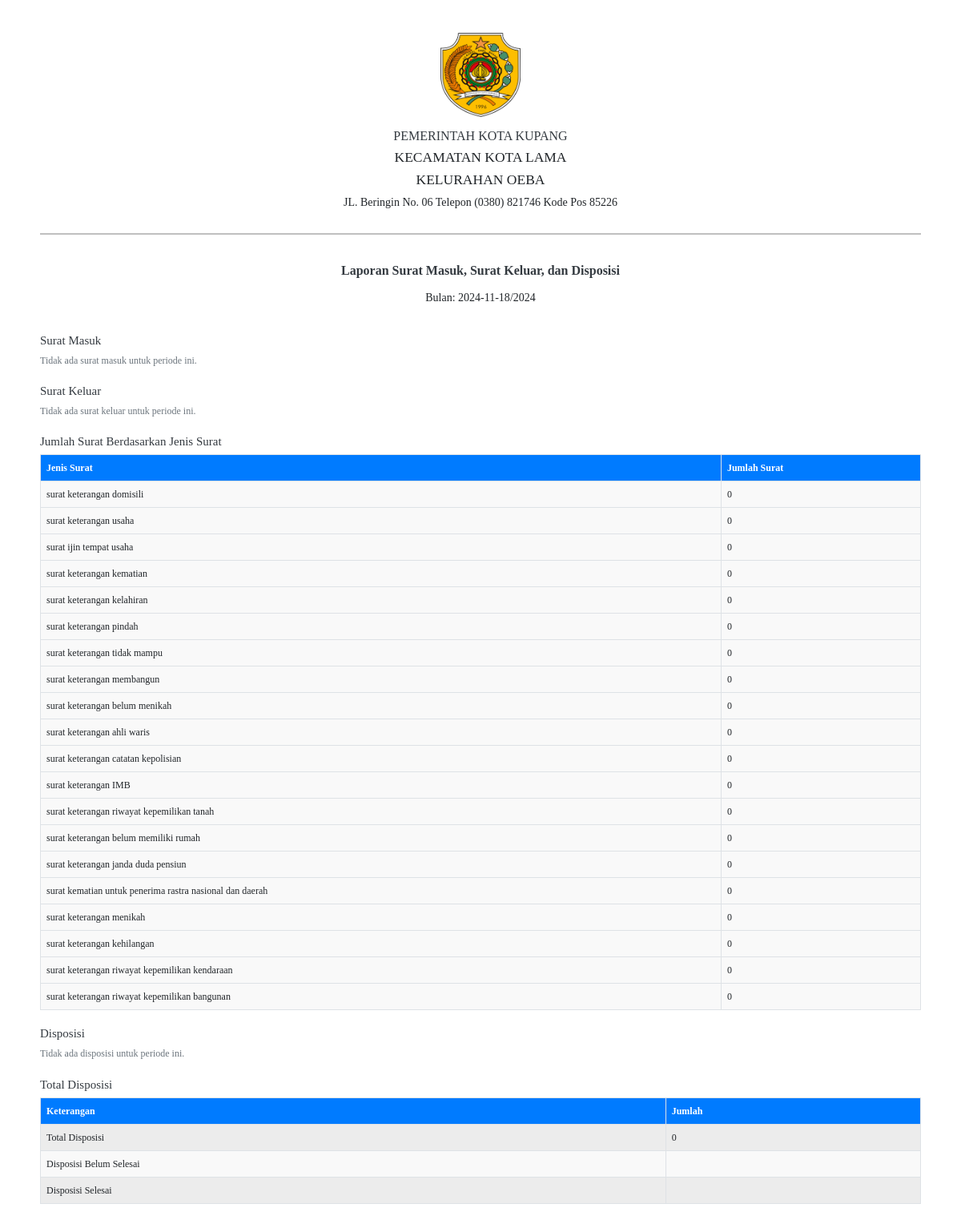
Screenshot of /lurah/generate_laporan.php?bulan=2024-11-18 with the database file from the repository.
### tables this page shows
CREATE TABLE `jenissurat` (
  `idJenisSurat` int(10) NOT NULL,
  `jenissurat` varchar(255) NOT NULL,
  `kodesurat` varchar(255) NOT NULL,
  `isi` text NOT NULL
);

### lurah/generate_laporan.php (the view, shortened to what this page needs)
<!DOCTYPE html>
<html lang="en">
<head>
    <link href="https://cdn.jsdelivr.net/npm/bootstrap@5.3.0-alpha1/dist/css/bootstrap.min.css" rel="stylesheet">
</head>
<?php
include '../config/config.php';
$bulan = isset($_GET['bulan']) ? $_GET['bulan'] : date('m');
$tahun = isset($_GET['tahun']) ? $_GET['tahun'] : date('Y');
$querySuratMasuk = "SELECT nosuratmasuk, tanggalsurat, pengirim, tujuan
                    FROM suratmasuk
                    WHERE MONTH(tanggalsurat) = '$bulan' AND YEAR(tanggalsurat) = '$tahun'";
$resultSuratMasuk = mysqli_query($koneksi, $querySuratMasuk);
$querySuratKeluar = "SELECT surat_keluar.idsuratkeluar, berkaspengajuansuratkeluar.tanggalselesai, jenissurat.jenissurat,
                             warga.namalengkap,
                             SUBSTRING_INDEX(SUBSTRING_INDEX(warga.alamat, 'RT ', -1), ' ', 1) AS rt,
                             SUBSTRING_INDEX(SUBSTRING_INDEX(warga.alamat, 'RW ', -1), ' ', 1) AS rw
                     FROM surat_keluar
                     JOIN berkaspengajuansuratkeluar ON berkaspengajuansuratkeluar.idberkassurat = surat_keluar.idberkassuratkeluar
                     JOIN jenissurat ON jenissurat.idJenisSurat = berkaspengajuansuratkeluar.Idjenisurat
                     JOIN warga ON warga.NIK = berkaspengajuansuratkeluar.nik
                     WHERE berkaspengajuansuratkeluar.status_surat = 'diterima'
                     AND MONTH(berkaspengajuansuratkeluar.tanggalselesai) = '$bulan'
                     AND YEAR(berkaspengajuansuratkeluar.tanggalselesai) = '$tahun'
                     ORDER BY rt ASC";
$resultSuratKeluar = mysqli_query($koneksi, $querySuratKeluar);
$queryJumlahSurat = "SELECT jenissurat.idJenisSurat, jenissurat.jenissurat,
                            COUNT(surat_keluar.idsuratkeluar) AS jumlah_surat
                            FROM jenissurat
                            LEFT JOIN berkaspengajuansuratkeluar ON berkaspengajuansuratkeluar.Idjenisurat = jenissurat.idJenisSurat
                            LEFT JOIN surat_keluar ON surat_keluar.idberkassuratkeluar = berkaspengajuansuratkeluar.idberkassurat
                            AND MONTH(berkaspengajuansuratkeluar.tanggalselesai) = '$bulan'
                            AND YEAR(berkaspengajuansuratkeluar.tanggalselesai) = '$tahun'
                      GROUP BY jenissurat.idJenisSurat";
$resultJumlahSurat = mysqli_query($koneksi, $queryJumlahSurat);
$queryDisposisi = "SELECT disposisi.idDisposisi, suratmasuk.nosuratmasuk, disposisi.tanggaldisposisi, disposisi.status, pegawai.namalengkap
                   FROM disposisi
                   JOIN suratmasuk ON suratmasuk.nosuratmasuk = disposisi.nosurat
                   JOIN pegawai ON pegawai.idPegawai = disposisi.idpegawai
                   WHERE MONTH(disposisi.tanggaldisposisi) = '$bulan'
                   AND YEAR(disposisi.tanggaldisposisi) = '$tahun'
                   ORDER BY disposisi.tanggaldisposisi";
$resultDisposisi = mysqli_query($koneksi, $queryDisposisi);
$queryStatus = "SELECT
                   COUNT(*) AS total_disposisi,
                   SUM(CASE WHEN disposisi.status = 'Belum Selesai' THEN 1 ELSE 0 END) AS total_belum_selesai,
                   SUM(CASE WHEN disposisi.status = 'Selesai' THEN 1 ELSE 0 END) AS total_selesai
                FROM disposisi
                JOIN suratmasuk ON suratmasuk.nosuratmasuk = disposisi.nosurat
                WHERE MONTH(disposisi.tanggaldisposisi) = '$bulan'
                AND YEAR(disposisi.tanggaldisposisi) = '$tahun'";
$resultStatus = mysqli_query($koneksi, $queryStatus);
if ($resultStatus && mysqli_num_rows($resultStatus) > 0) {
    $status = mysqli_fetch_assoc($resultStatus);
} else {
    $status = [
        'total_disposisi' => 0,
        'total_belum_selesai' => 0,
        'total_selesai' => 0
    ];
}
?>
<body>
    <div class="container mt-4">
        <div class="row">
            <div class="col-12 text-center">
                <img src="../assets/img/logo_kota_kupang.png" alt="Logo Kota Kupang" style="width: 100px;">
            </div>
        </div>
        <div class="row">
            <div class="col-12 text-center mt-3">
                <h4>PEMERINTAH KOTA KUPANG</h4>
                <h5>KECAMATAN KOTA LAMA</h5>
                <h5>KELURAHAN OEBA</h5>
                <p>JL. Beringin No. 06 Telepon (0380) 821746 Kode Pos 85226</p>
            </div>
        </div>
        <hr style="border-top: 2px solid black;">
        <div class="row">
            <div class="col-12 text-center mt-4">
                <h4><strong>Laporan Surat Masuk, Surat Keluar, dan Disposisi</strong></h4>
            </div>
        </div>
        <div class="row">
            <div class="col-12 text-center mt-2">
                <p>Bulan: <?php echo $bulan . '/' . $tahun; ?></p>
            </div>
        </div>
        <div class="row">
            <div class="col-12">
                <div class="table-container">
                    <h3>Surat Masuk</h3>
                    <?php if ($resultSuratMasuk && mysqli_num_rows($resultSuratMasuk) > 0) { ?>
                    <p>Jumlah Surat Masuk: <?php echo mysqli_num_rows($resultSuratMasuk); ?></p>
                    <table class="table table-bordered">
                        <thead>
                            <tr>
                                <th>No Surat Masuk</th>
                                <th>Tanggal Surat</th>
                                <th>Pengirim</th>
                                <th>Tujuan</th>
                            </tr>
                        </thead>
                        <tbody>
                            <?php while ($row = mysqli_fetch_assoc($resultSuratMasuk)) { ?>
                            <tr>
                                <td><?php echo $row['nosuratmasuk']; ?></td>
                                <td><?php echo date('d-m-Y', strtotime($row['tanggalsurat'])); ?></td>
                                <td><?php echo $row['pengirim']; ?></td>
                                <td><?php echo $row['tujuan']; ?></td>
                            </tr>
                            <?php } ?>
                        </tbody>
                    </table>
                    <?php } else { ?>
                    <p>Tidak ada surat masuk untuk periode ini.</p>
                    <?php } ?>
                </div>
                <div class="table-container">
                    <h3>Surat Keluar</h3>
                    <?php if ($resultSuratKeluar && mysqli_num_rows($resultSuratKeluar) > 0) { ?>
                    <p>Jumlah Surat Keluar: <?php echo mysqli_num_rows($resultSuratKeluar); ?></p>
                    <table class="table table-bordered">
                        <thead>
                            <tr>
                                <th>No Surat Keluar</th>
                                <th>Jenis Surat</th>
                                <th>Nama Warga</th>
                                <th>RT/RW</th>
                                <th>Tanggal Selesai</th>
                            </tr>
                        </thead>
                        <tbody>
                            <?php while ($row = mysqli_fetch_assoc($resultSuratKeluar)) { ?>
                            <tr>
                                <td><?php echo $row['idsuratkeluar']; ?></td>
                                <td><?php echo $row['jenissurat']; ?></td>
                                <td><?php echo $row['namalengkap']; ?></td>
                                <td><?php echo $row['rt'] . '/' . $row['rw']; ?></td>
                                <td><?php echo date('d-m-Y', strtotime($row['tanggalselesai'])); ?></td>
                            </tr>
                            <?php } ?>
                        </tbody>
                    </table>
                    <?php } else { ?>
                    <p>Tidak ada surat keluar untuk periode ini.</p>
                    <?php } ?>
                </div>
                <div class="table-container">
                    <h3>Jumlah Surat Berdasarkan Jenis Surat</h3>
                    <?php if ($resultJumlahSurat && mysqli_num_rows($resultJumlahSurat) > 0) { ?>
                    <table class="table table-bordered">
                        <thead>
                            <tr>
                                <th>Jenis Surat</th>
                                <th>Jumlah Surat</th>
                            </tr>
                        </thead>
                        <tbody>
                            <?php while ($row = mysqli_fetch_assoc($resultJumlahSurat)) { ?>
                            <tr>
                                <td><?php echo $row['jenissurat']; ?></td>
                                <td><?php echo $row['jumlah_surat'] > 0 ? $row['jumlah_surat'] : 0; ?></td>
                            </tr>
                            <?php } ?>
                        </tbody>
                    </table>
                    <?php } else { ?>
                    <p>Tidak ada data jumlah surat untuk periode ini.</p>
                    <?php } ?>
                </div>
                <div class="table-container">
                    <h3>Disposisi</h3>
                    <?php if ($resultDisposisi && mysqli_num_rows($resultDisposisi) > 0) { ?>
                    <table class="table table-bordered">
                        <thead>
                            <tr>
                                <th>No Surat Masuk</th>
                                <th>Tanggal Disposisi</th>
                                <th>Status</th>
                                <th>Nama Pegawai</th>
                            </tr>
                        </thead>
                        <tbody>
                            <?php while ($row = mysqli_fetch_assoc($resultDisposisi)) { ?>
                            <tr>
                                <td><?php echo $row['nosuratmasuk']; ?></td>
                                <td><?php echo $row['tanggaldisposisi']; ?></td>
                                <td><?php echo $row['status']; ?></td>
                                <td><?php echo $row['namalengkap']; ?></td>
                            </tr>
                            <?php } ?>
                        </tbody>
                    </table>
                    <?php } else { ?>
                    <p>Tidak ada disposisi untuk periode ini.</p>
                    <?php } ?>
                </div>
                <div class="table-container mt-4">
                    <h4>Total Disposisi</h4>
                    <table class="table table-bordered table-striped">
                        <thead>
                            <tr>
                                <th scope="col">Keterangan</th>
                                <th scope="col">Jumlah</th>
                            </tr>
                        </thead>
                        <tbody>
                            <tr>
                                <td>Total Disposisi</td>
                                <td><?php echo $status['total_disposisi']; ?></td>
                            </tr>
                            <tr>
                                <td>Disposisi Belum Selesai</td>
                                <td><?php echo $status['total_belum_selesai']; ?></td>
                            </tr>
                            <tr>
                                <td>Disposisi Selesai</td>
                                <td><?php echo $status['total_selesai']; ?></td>
                            </tr>
                        </tbody>
                    </table>
                </div>
            </div>
        </div>
    </div>
</body>
</html>

### lurah/generate_laporan.php (style rules this page uses)
html, body { margin: 0; padding: 0; width: 100%; background-color: #fff; font-family: 'Times New Roman', Times, serif; font-size: 14px; }
.container { background-color: #fff; padding: 20px; margin-top: 20px; }
h3, h4 { color: #343a40; font-size: 16px; }
.table th, .table td { vertical-align: middle; font-size: 12px; }
.table-bordered td, .table-bordered th { border: 1px solid #dee2e6; }
.table-container { margin-top: 20px; }
.table-striped tbody tr:nth-of-type(odd) { background-color: #f2f2f2; }
.table th { background-color: #007bff; color: white; }
.table td { background-color: #f9f9f9; }
.table-container p { font-size: 12px; color: #6c757d; }
.table-container .table { margin-bottom: 0; }
.table-container h3, .table-container h4 { font-size: 15px; }

### rows the page displays
jenissurat: jenissurat "surat keterangan domisili"
jenissurat: jenissurat "surat keterangan usaha"
jenissurat: jenissurat "surat ijin tempat usaha"
jenissurat: jenissurat "surat keterangan kematian"
jenissurat: jenissurat "surat keterangan kelahiran"
jenissurat: jenissurat "surat keterangan pindah"
jenissurat: jenissurat "surat keterangan tidak mampu"
jenissurat: jenissurat "surat keterangan membangun"
jenissurat: jenissurat "surat keterangan belum menikah"
jenissurat: jenissurat "surat keterangan ahli waris"
jenissurat: jenissurat "surat keterangan catatan kepolisian"
jenissurat: jenissurat "surat keterangan IMB"
jenissurat: jenissurat "surat keterangan riwayat kepemilikan tanah"
jenissurat: jenissurat "surat keterangan belum memiliki rumah"
jenissurat: jenissurat "surat keterangan janda duda pensiun"
jenissurat: jenissurat "surat kematian untuk penerima rastra nasional dan daerah"
jenissurat: jenissurat "surat keterangan menikah"
jenissurat: jenissurat "surat keterangan kehilangan"
jenissurat: jenissurat "surat keterangan riwayat kepemilikan kendaraan"
jenissurat: jenissurat "surat keterangan riwayat kepemilikan bangunan"

### other values shown
$bulan "2024-11-18"
$tahun "2024"
$status['total_disposisi'] "0"
